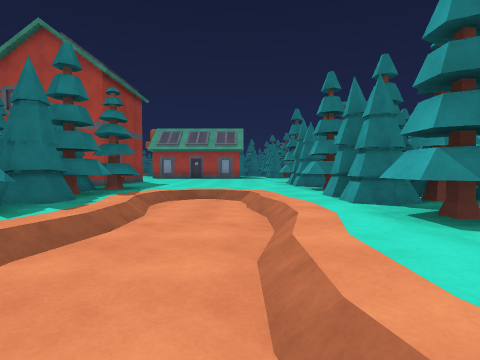
view 1 (above)

24 first-person views from a walk through a scene from a Unity 3-D project. The camera is 1.3 m above the floor, tilts 2° down and sees 80° across. The floor is counted in squares, 2 m on a side. Each view is taken from the middle of a square. On the plan, view 1 faces up. The plan holds only what a view shows up to about 9 squares ahead; the rest is blank. The place goes on beyond the plan. The player is left out. Surface patterns are stand-ins for the level's own textures.

view 2
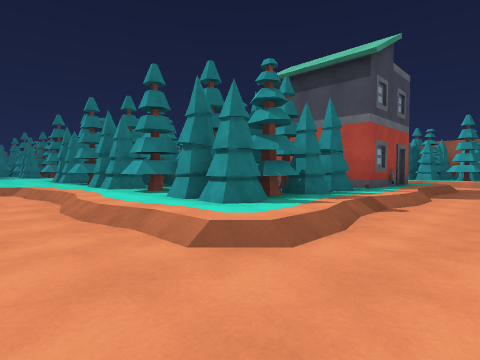

view 3
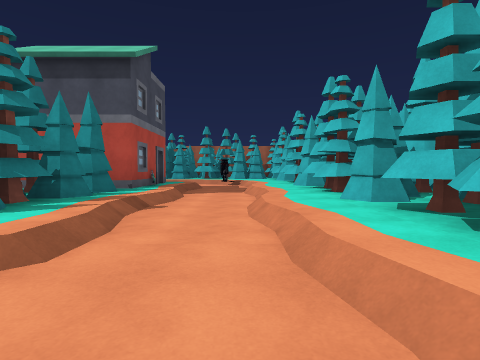

view 4
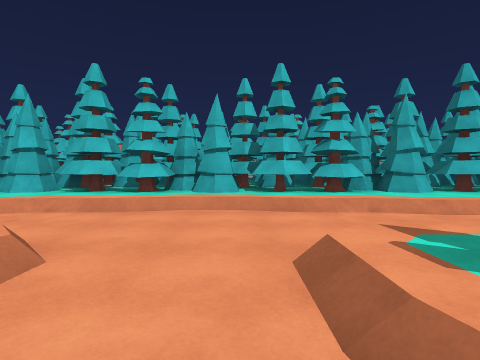

view 5
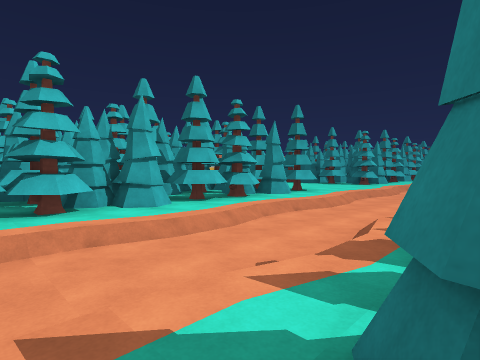

view 6
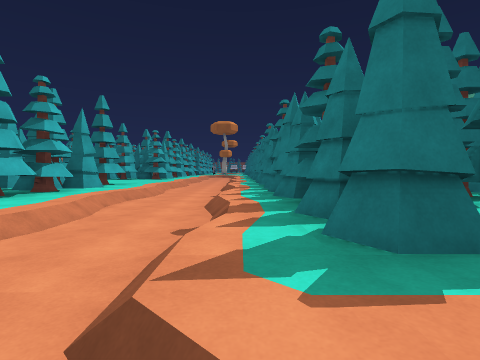

view 7
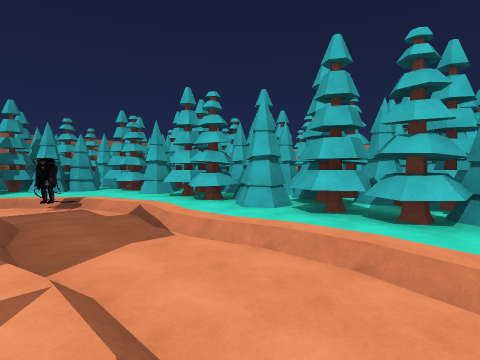

view 8
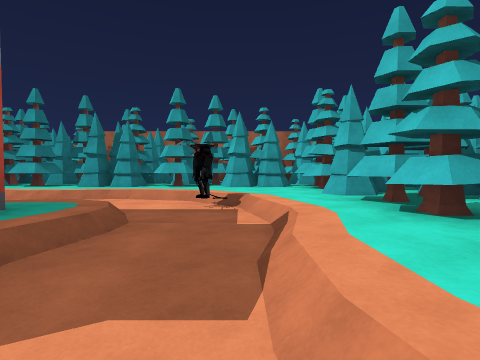

view 9
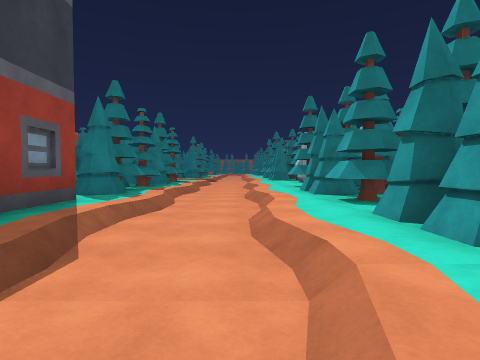

view 10
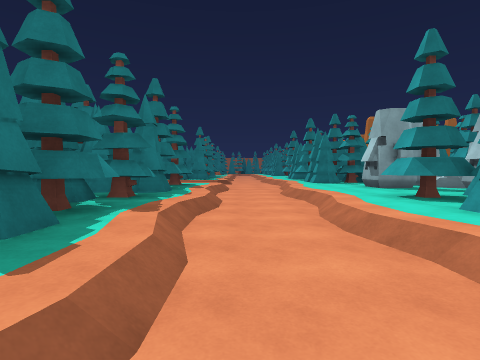

view 11
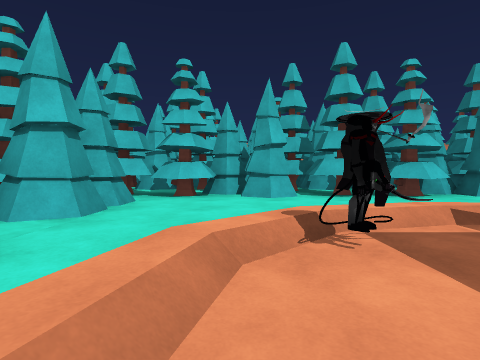

view 12
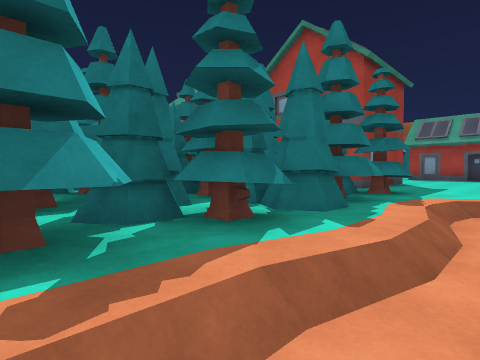

view 13
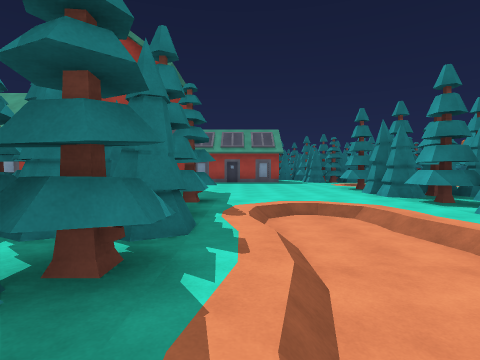

view 14
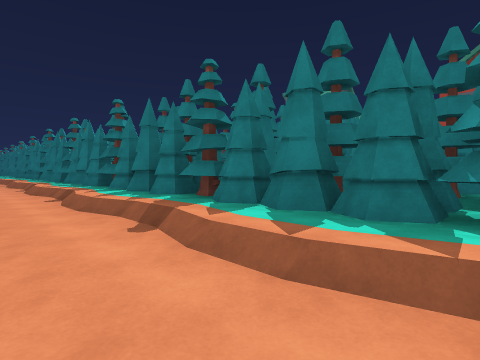

view 15
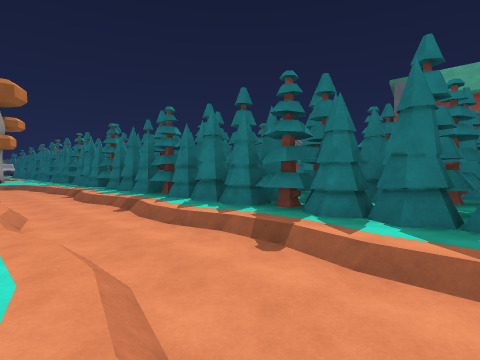

view 16
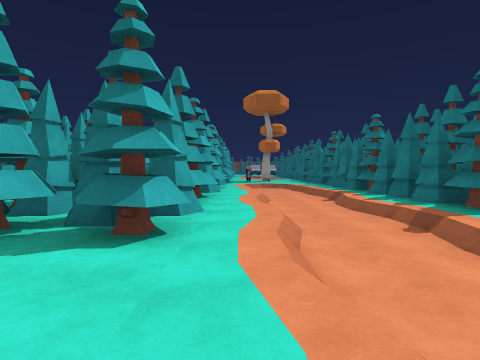

view 17
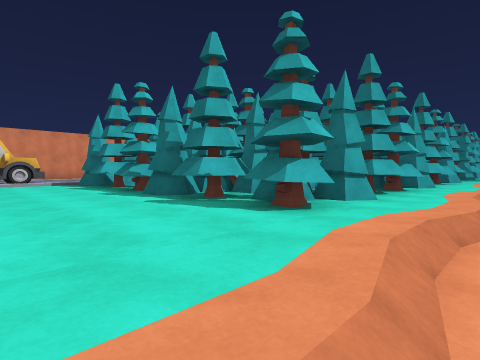

view 18
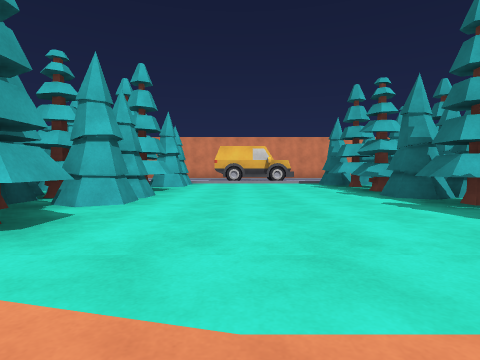

view 19
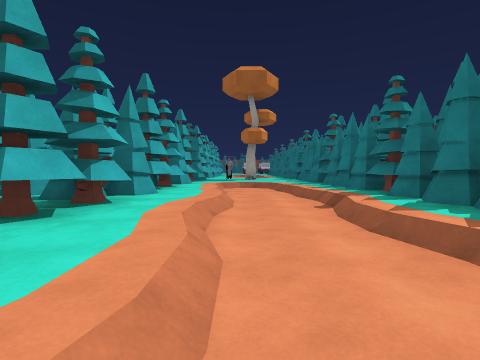

view 20
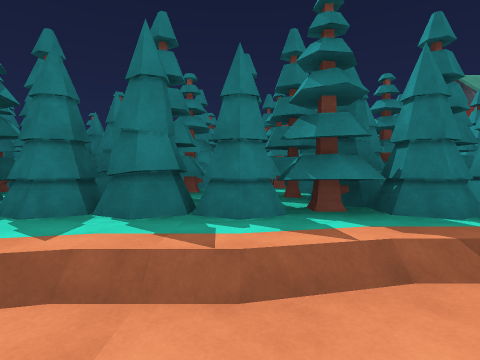

view 21
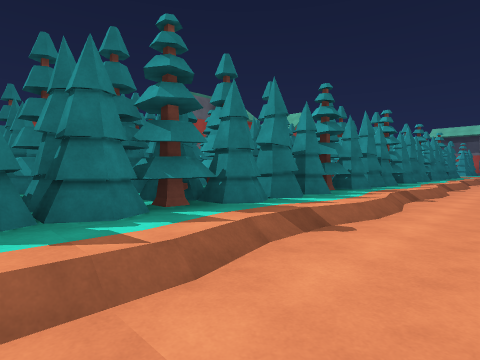

view 22
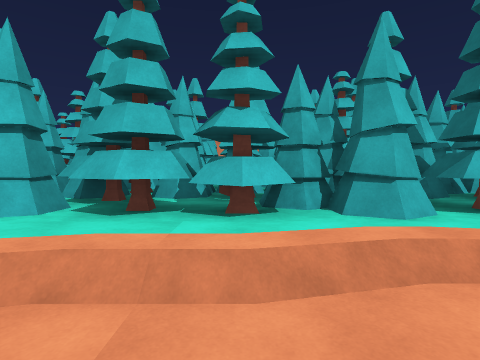

view 23
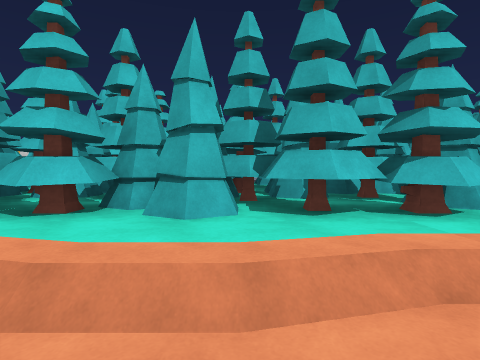

view 24
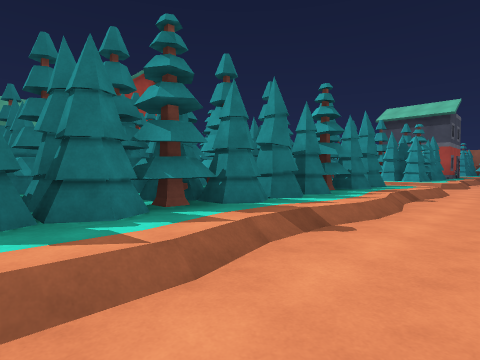

### Floor plan
Key: @ floor where view 1 was taken; # wall or solid block; . main floor; - floor 0.5 m lower than the main floor; / step, stairs or slope; H house; T pine tree; O other object.
Columns run from 25 left of view 1 to 17 right of it. Each row starts with its distance up from view 1.
 11                      H         O  T.--.  OO
 10                    OOH     TT TTT T/-/. OOO
  9                    OOH     ###T   T/-/. O O
  8               OH HHHHH     ###   ##.--.  OO
  7    T          OT  TO##T....T#    #T.--.T# O
  6   TTT TOO TTT TOO TTT#T.-/.TT    #T/-/.TT
  5   T # T   T   T   T###T/-/.###    T/-/.###
  4   ###  ####   #########.--.###    #.--.##
  3                      #T.--.T# O    .--.T#
  2          #   #   #  ##T/-/.TT THOOH/-/.TT
  1 ######################T/-/.###THOOH/-/.#
  0 T###T###T###T###T###T##.-@.#T##HHHH.--.##
 -1  ...//..//..//..//..//..--..//..//./--.T
 -2  /----------------------------------#/.TT
 -3  ---//--//--//--//--//------//--//--/..##
 -4 ./......................//.............##
 -5 T#TT##TT##T    T##TT##TT##TT##TT##TT##TT
 -6 T#TTT#TTT#T    TT#TTT#TTT#TTT#TTT#TTT#TTT
 -7 ##T###T###T    ###T###T###T###T###T###T##
 -8  ##########    ##########################
 -9          #T    T #
-10          #T    TT#
-11    ##### #T    #
-12          ##    #O
-13            ##
-14             O

Where each view was taken, in squares from view 1:
view 1: 0 up, 0 right, facing up
view 2: 3 down, 1 left, facing up-right
view 3: 3 down, 1 left, facing right
view 4: 1 up, 1 left, facing down
view 5: 0 up, 2 left, facing down-left
view 6: 1 down, 1 left, facing left
view 7: 1 down, 4 right, facing down-right
view 8: 3 down, 6 right, facing right
view 9: 2 down, 12 right, facing up
view 10: 2 up, 11 right, facing up
view 11: 0 up, 12 right, facing down
view 12: 1 up, 1 left, facing up-left
view 13: 1 up, 2 left, facing up
view 14: 3 down, 5 left, facing up-left
view 15: 4 down, 10 left, facing up-left
view 16: 4 down, 12 left, facing left
view 17: 3 down, 12 left, facing down-left
view 18: 3 down, 12 left, facing down
view 19: 3 down, 15 left, facing left
view 20: 3 down, 22 left, facing up
view 21: 3 down, 23 left, facing up-right
view 22: 2 down, 23 left, facing down
view 23: 2 down, 21 left, facing down
view 24: 3 down, 11 left, facing up-right
